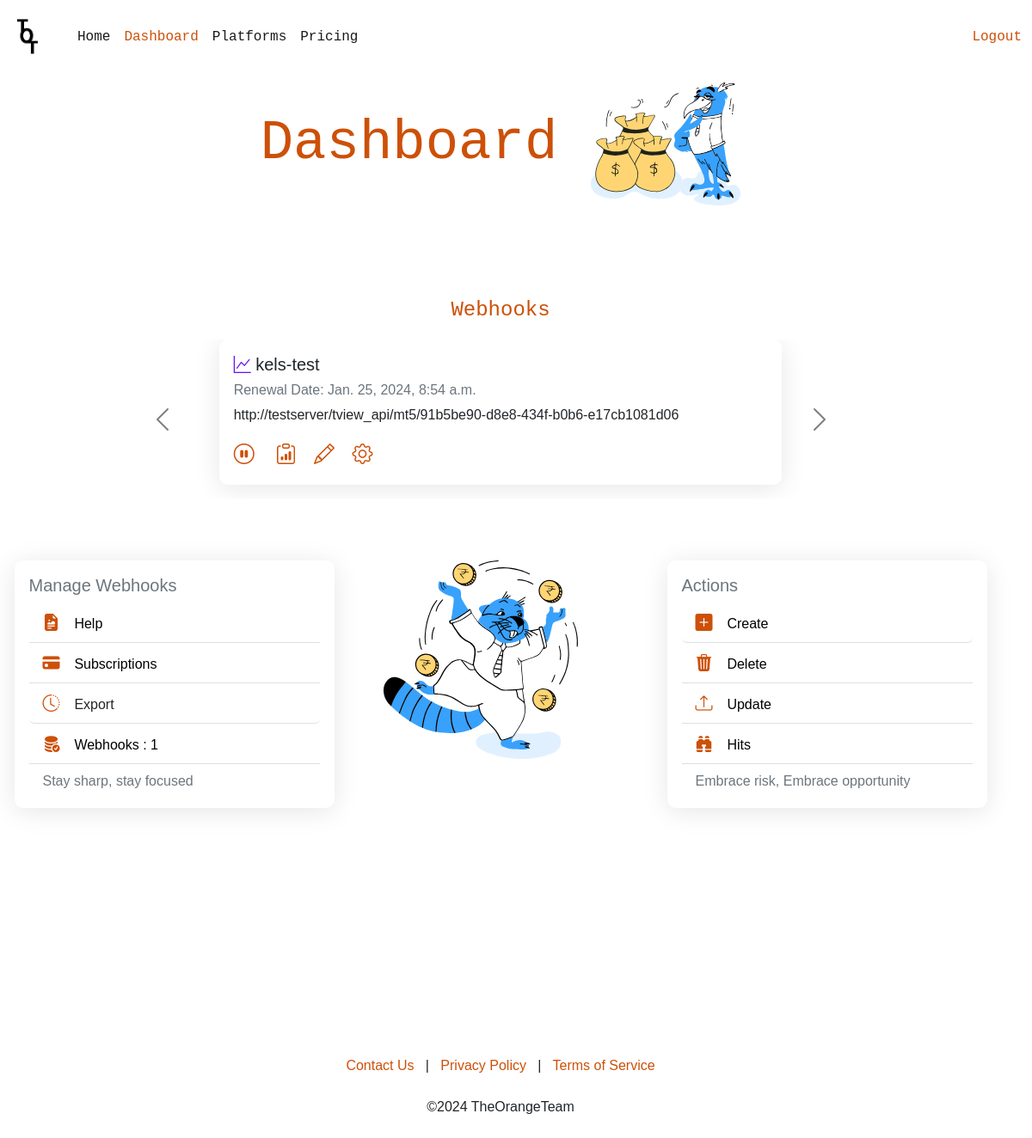
Page /dashboard/ (signed in) on the earlier database version.
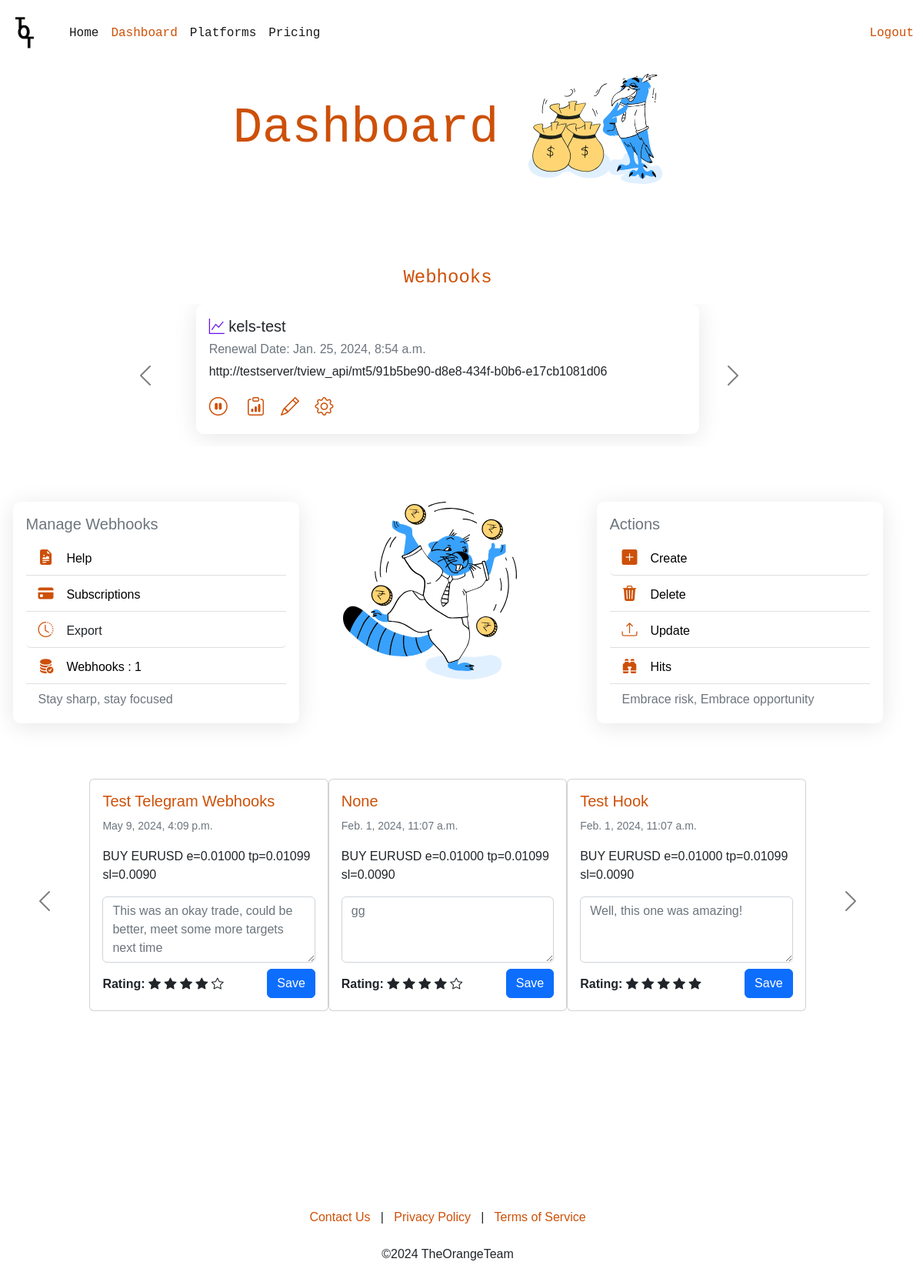
Same page on the later database version.
### signal_api/models.py (models this page shows)
class MT5_Webhook(models.Model):
    webhook_id = models.UUIDField(default=uuid.uuid4, primary_key=True, editable=False) #tview
    mt5_id = models.UUIDField(default=uuid.uuid4, editable=False)
    subscription_id = models.CharField(max_length=15, null=True, blank=True)
    product_id = models.UUIDField(null=True, blank=True)
    variant_id = models.UUIDField(null=True, blank=True)
    renews_at = models.DateTimeField(null=True, blank=True)
    ends_at = models.DateTimeField(null=True, blank=True)
    user = models.ForeignKey(User, on_delete=models.CASCADE)
    name = models.CharField(max_length=30, null=True, blank=True)
    meta_id = models.UUIDField(default=uuid.uuid4, editable=False)
    hits = models.IntegerField(default=0)
    hit_limit = models.IntegerField(null=True, blank=True)
    identifier = models.CharField(default="mt5", max_length=10)
    old_alerts = GenericRelation(Alert, related_query_name='webhook')
    status = models.CharField(max_length=10, default="inactive") #lemon
    pause = models.CharField(max_length=10, default="inactive") #user

class Order(models.Model):
    is_active = models.BooleanField()
    user = models.ForeignKey(User, on_delete=models.CASCADE, null=True)
    literal_webhook_id = models.UUIDField(null=True, blank=True)
    webhook_name = models.CharField(max_length=30, null=True, blank=True)
    entry = models.FloatField()
    magic = models.IntegerField(null=True, blank=True)
    tt = models.IntegerField(null=True, blank=True)
    td = models.IntegerField(null=True, blank=True)
    ts = models.IntegerField(null=True, blank=True)
    trailing_type = models.IntegerField(null=True, blank=True) # -1 for percent, 1 for points
    sl = models.FloatField()
    side = models.CharField(max_length=5)
    quantity = models.FloatField()
    q_type = models.IntegerField(null=True, blank=True) # -1 for percent, 1 for qty
    ticker = models.CharField(max_length=10, null=True, blank=True)
    img_url = models.CharField(max_length=100, null=True, blank=True)
    date_created = models.DateTimeField(auto_now_add=True, blank=True, null=True)
    alert_text = models.CharField(max_length=5000, null=True, blank=True)
    trader_notes = models.CharField(max_length=5000, null=True, blank=True)
    rating = models.FloatField(default=0.0)

### app/views.py (the view)
# urls.py: path('dashboard/', dashboard, name="dashboard"),
@login_required
def dashboard(request):
    discord_list = Discord_Webhook.objects.filter(user=request.user).prefetch_related("discordchat_set").all()
    telegram_list = Telegram_Webhook.objects.filter(user=request.user).prefetch_related("telegramchat_set").all()
    mt5_list = MT5_Webhook.objects.filter(user=request.user).all()
    orders = Order.objects.filter(user=request.user).order_by("-id").prefetch_related("takeprofit_set").all()[:100]
    webhooks = list(mt5_list) + list(discord_list) + list(telegram_list)
    print(orders)
    context = {
        "webhooks": webhooks,
        "orders": orders,
        "range":range(20),
        "telegram_form": Telegram_Webhook_Form(),
        "discord_form": Discord_Webhook_Form(),
        "mt5_form": MT5_Webhook_Form(),
        "customer_portal": "https://stiletto.lemonsqueezy.com/billing",
        "discord_checkout": checkout(request.user.id, "e323c57d-b490-4d15-96fb-00b0ccc1a91c"),
        "telegram_checkout": checkout(request.user.id, "86a9f6d7-1541-48c9-994a-5c65af3f9c0f"),
        "mt5_checkout": checkout(request.user.id, "380c7a5a-cab6-445c-af52-733410b62e4c")
    }
    return render(request, "app/dashboard.html", context)

### app/templatetags/custom_filters.py (called while the page is built)
@register.filter
def star_rating(value):
    filled_stars = min(int(value), 5)
    empty_stars = max(0, 5 - int(value))
    stars = ['filled'] * filled_stars + ['empty'] * empty_stars
    return stars

@register.filter
def for_three_loop(lst):
    return [lst[i:i+3] for i in range(0, len(lst), 3)]

### app/templates/app/dashboard.html (shortened to what the changed rows need)
{% load static %}
{% load custom_filters %}
<!doctype html>
<html lang="en">
  <head>
    <link href="https://cdn.jsdelivr.net/npm/bootstrap@5.2.3/dist/css/bootstrap.min.css" rel="stylesheet"
>
    <link rel="stylesheet" href="https://cdn.jsdelivr.net/npm/bootstrap-icons@1.11.3/font/bootstrap-icons.min.css">
  </head>
<body style="font-family: Arial, Helvetica, sans-serif;">
    <br><br><br><br>
<br><br><br><br>
<section>
    <div>
        {% if webhooks %}
        <div id="carouselExampleAutoplaying" class="carousel carousel-dark slide mx-auto w-75" data-bs-ride="carousel">
            <div class="carousel-inner">
              {% for webhook in webhooks %}
              <div class="carousel-item {%if forloop.first%}active{%endif%}">
                <div class="card w-75 mb-3 mx-auto" id="webhook">
                  <div class="card-body">
                    <div class="card-title">
                      <h5>{% if webhook.identifier == "tg" %}
                        <i class="bi bi-telegram" style="color: #0088cc;"></i>
                      {% elif webhook.identifier == "mt5" %}
                        <i class="bi bi-graph-up" style="color: #6610f2;"></i>
                      {% elif webhook.identifier == "discord" %}
                        <i class="bi bi-discord" style="color: #7289da;"></i>
                      {% endif %}
                      {{webhook.name}}</h5>
                      <h6 class="text-muted">Renewal Date: {{webhook.renews_at}}</h6></div>
                    {% if webhook.identifier == "tg" %}
                        <p class="card-text" id="link">{{request.scheme}}://{{ request.get_host }}{% url 'telegram_signal_api_endpoint' webhook.pk %}</p>
                    {% elif webhook.identifier == "mt5" %}
                        <p class="card-text" id="link">{{request.scheme}}://{{ request.get_host }}{% url 'mt5_signal_api_endpoint' webhook.pk %}</p>
                    {% elif webhook.identifier == "discord" %}
                        <p class="card-text" id="link">{{request.scheme}}://{{ request.get_host }}{% url 'discord_signal_api_endpoint' webhook.pk %}</p>
                    {% endif %}
                    <a href="{% url 'toggle_webhook_status' webhook.pk webhook.identifier %}" title="{% if webhook.pause == 'active' %}Pause{%else%}Resume{%endif%}" class="fs-4 text-black"><i class="bi bi-{% if webhook.pause == 'active' %}pause{%else%}play{%endif%}-circle" style="color: #cd5008;"></i></a> &emsp;
                    <a href="#" class="fs-4 text-black" title="Copy" onclick="copy(event)"><i class="bi bi-clipboard-data" style="color: #cd5008;"></i></a>&emsp;
                    <a href="#" class="fs-4 text-black" data-bs-toggle="modal" onclick="add_data('{{webhook.pk}}', '{{webhook.identifier}}',)" data-bs-target="#editmodal" title="Edit"><i class="bi bi-pencil" style="color: #cd5008;"></i></a>
                    <span class="dropend">
                      <a class="fs-4 text-black text-decoration-none" href="#" role="button" id="dropdownMenuLink" data-bs-toggle="dropdown" aria-expanded="false" title="Manage">
                        <i class="bi bi-gear" style="color: #cd5008;"></i>
                      </a>&emsp;
                    </span>
                  </div>
                </div>
              </div>
              {% endfor %}
            </div>
          </div>
        {% else %}
            <div class="text-center mt-5">
                <h3 class="text-muted">There's nothing to see here yet...</h3>
                <p class="lead">Create a webhook to get started!</p>
            </div>
          {%endif%}
          <br><br><br>
    </div>
</section>
<br><br>
{% if orders %}
<section>
    <br>
    <div>
        <div id="carouselExampleAutoplaying1" class="carousel carousel-dark slide mx-auto" data-bs-ride="carousel">
            <div class="carousel-inner">
              {% for chunk in orders|for_three_loop %}
              {% if forloop.first %}
              <div class="carousel-item active">
              {% else %}
              <div class="carousel-item">
              {% endif %}
                <div class="d-flex justify-content-around mx-auto" style="width: 80%;">
                  {% for order in chunk %}
                  <div class="card mb-3" style="width: 20rem;">
                    <div class="card-body">
                      <h5 class="card-title" style="color: #cd5008;">{{order.webhook_name}}</h5>
                      <p class="card-text"><small class="text-muted">{{order.date_created}}</small></p>
                      <p class="card-text">{{order.alert_text}}</p>
                      <textarea class="form-control" rows="3" placeholder="{{order.trader_notes}}"></textarea>
                      <div class="d-flex justify-content-between mt-2">
                        <div class="text mt-2"><strong>Rating:</strong>
                          {% for star in order.rating|star_rating %}
                            {% if star == 'filled' %}
                            <span class="bi-star-fill" onclick="toggleStar(this)"></span>
                            {% else %}
                              <span class="bi-star" onclick="toggleStar(this)"></span>
                            {% endif %}
                          {% endfor %}
                        </div>
                        <div>
                          <button type="button" class="btn btn-primary">Save</button>
                        </div>
                      </div>
                    </div>
                  </div>
                  {% endfor %}
                </div>
              </div>
              {% endfor %}
            </div>
            <button class="carousel-control-prev" style="width:10%;" type="button" data-bs-target="#carouselExampleAutoplaying1" data-bs-slide="prev">
              <span class="carousel-control-prev-icon" aria-hidden="true"></span>
            </button>
            <button class="carousel-control-next" style="width:10%;" type="button" data-bs-target="#carouselExampleAutoplaying1" data-bs-slide="next">
              <span class="carousel-control-next-icon" aria-hidden="true"></span>
            </button>
          </div>
    </div>
</section>
{% endif %}
<br><br><br><br>
   <br><br><br><br><br><br>
   <br><br>
</body>
</html>

Differences in the rows shown:
added Order: webhook_name "Test Telegram Webhooks", date_created "May 9, 2024, 4:09 p.m.", alert_text "BUY EURUSD e=0.01000 tp=0.01099 sl=0.0090", trader_notes "This was an okay trade, could be better, meet some more targets next time", rating 4 (drawn)
now on this page (row edited): Order: webhook_name "None", date_created "Feb. 1, 2024, 11:07 a.m.", alert_text "BUY EURUSD e=0.01000 tp=0.01099 sl=0.0090", trader_notes "gg", rating 4 (drawn)
now on this page (row edited): Order: webhook_name "Test Hook", date_created "Feb. 1, 2024, 11:07 a.m.", alert_text "BUY EURUSD e=0.01000 tp=0.01099 sl=0.0090", trader_notes "Well, this one was amazing!", rating 5 (drawn)
